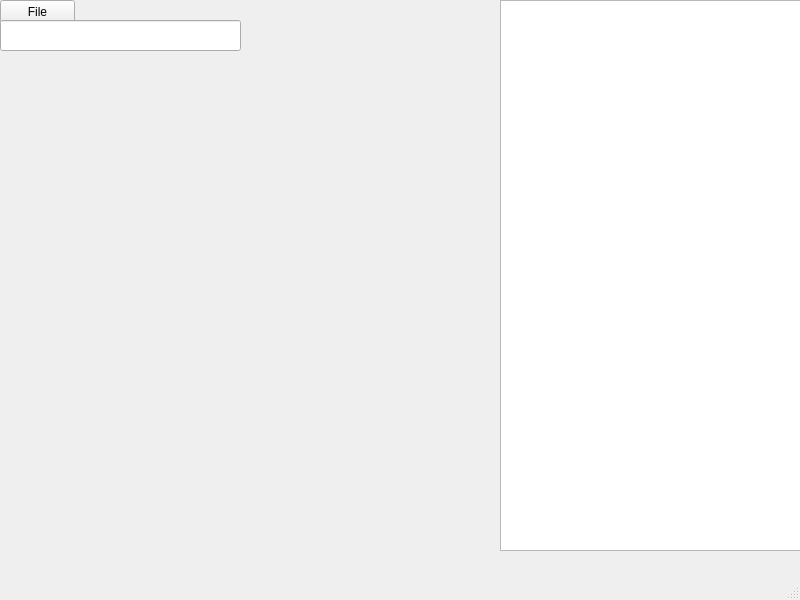
<?xml version="1.0" encoding="UTF-8"?>
<ui version="4.0">
 <class>Packet</class>
 <widget class="QMainWindow" name="Packet">
  <property name="geometry">
   <rect>
    <x>0</x>
    <y>0</y>
    <width>800</width>
    <height>600</height>
   </rect>
  </property>
  <property name="windowTitle">
   <string>MainWindow</string>
  </property>
  <widget class="QWidget" name="centralwidget">
   <widget class="QPushButton" name="pushButton">
    <property name="geometry">
     <rect>
      <x>0</x>
      <y>0</y>
      <width>75</width>
      <height>23</height>
     </rect>
    </property>
    <property name="text">
     <string>File</string>
    </property>
   </widget>
   <widget class="QLineEdit" name="lineEdit">
    <property name="geometry">
     <rect>
      <x>0</x>
      <y>20</y>
      <width>241</width>
      <height>31</height>
     </rect>
    </property>
   </widget>
   <widget class="QTextEdit" name="B">
    <property name="geometry">
     <rect>
      <x>500</x>
      <y>0</y>
      <width>301</width>
      <height>551</height>
     </rect>
    </property>
   </widget>
  </widget>
  <widget class="QMenuBar" name="menubar">
   <property name="geometry">
    <rect>
     <x>0</x>
     <y>0</y>
     <width>800</width>
     <height>21</height>
    </rect>
   </property>
  </widget>
  <widget class="QStatusBar" name="statusbar"/>
 </widget>
 <resources/>
 <connections/>
</ui>
